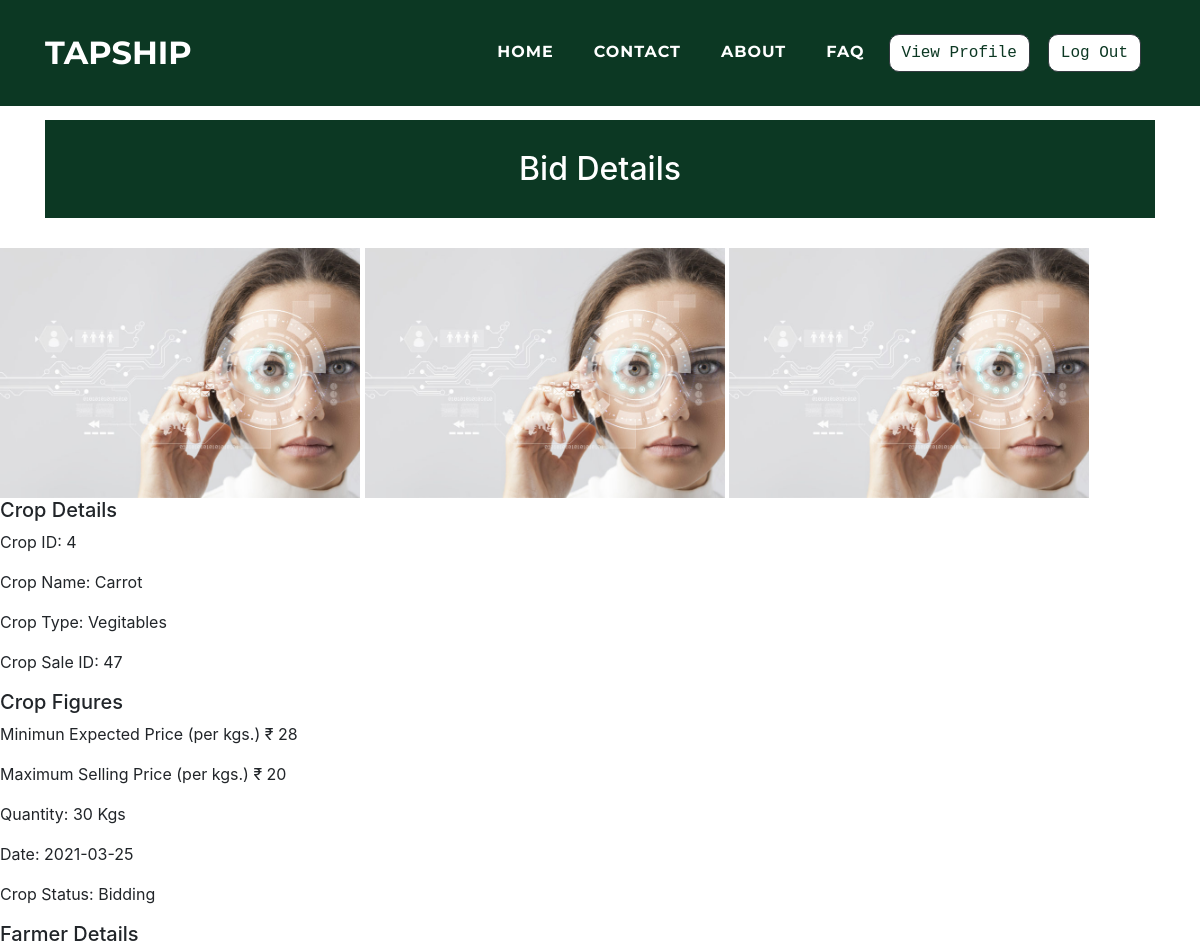
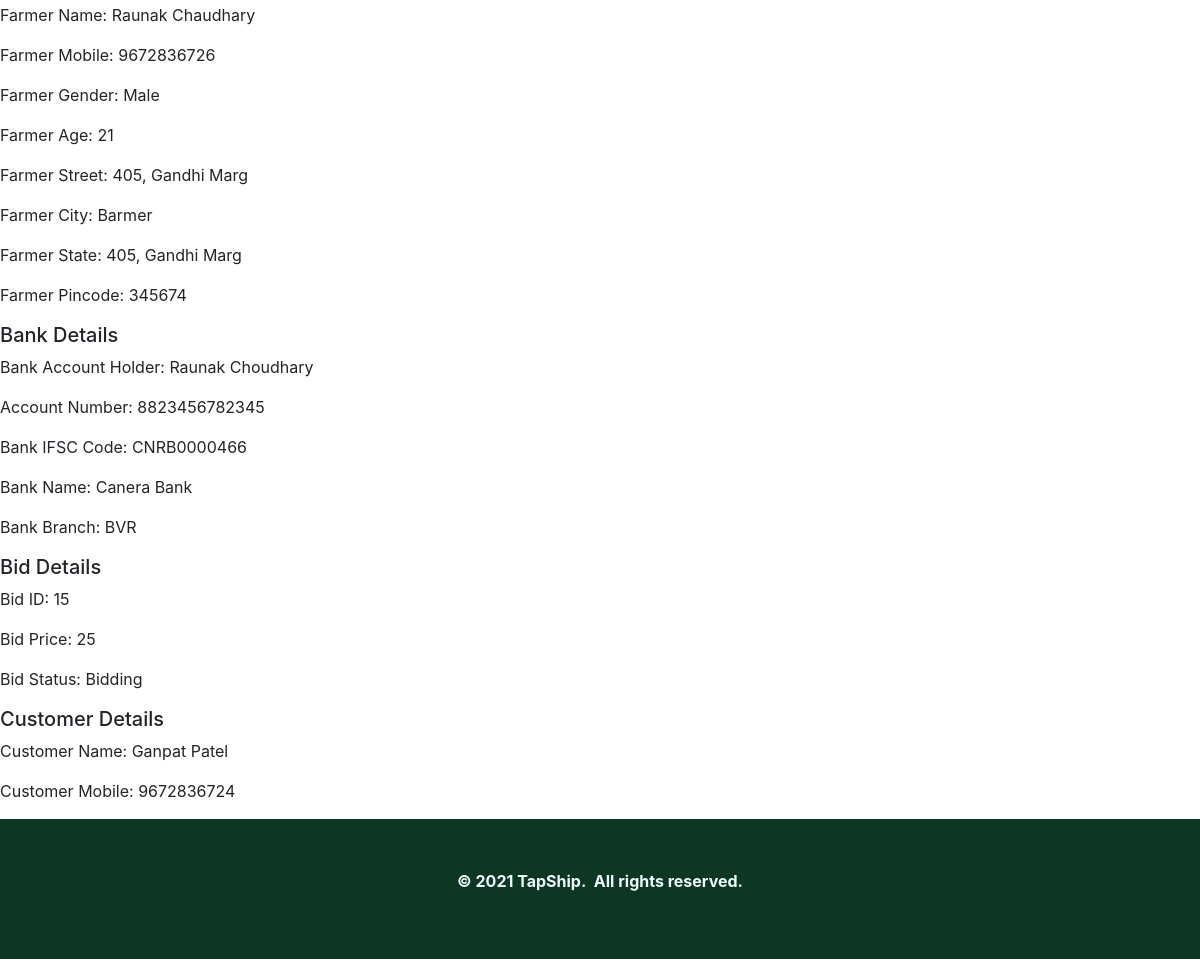
The app's page /customers/viewbiddetails.php (signed in) with its own data (2 pictures, top to bottom).
### tables this page shows
CREATE TABLE `cropsale` (
  `cr_id` int(11) NOT NULL,
  `cr_f_mobile` varchar(10) NOT NULL,
  `cr_cro_id` int(11) NOT NULL,
  `cr_quantity` varchar(10) NOT NULL,
  `cr_img1` varchar(500) NOT NULL,
  `cr_img2` varchar(500) NOT NULL,
  `cr_img3` varchar(500) NOT NULL,
  `cr_mep` varchar(10) NOT NULL,
  `cr_date` date NOT NULL,
  `cr_status` varchar(10) NOT NULL
);

CREATE TABLE `cropdetails` (
  `cro_id` int(11) NOT NULL,
  `cro_name` varchar(50) NOT NULL,
  `cro_type` varchar(25) NOT NULL,
  `cro_msp` float NOT NULL
);

CREATE TABLE `farmer` (
  `f_id` int(11) NOT NULL,
  `f_name` varchar(50) NOT NULL,
  `f_mobile` varchar(25) NOT NULL,
  `f_gender` varchar(25) NOT NULL,
  `f_age` varchar(10) NOT NULL,
  `f_street` varchar(50) NOT NULL,
  `f_city` varchar(25) NOT NULL,
  `f_state` varchar(25) NOT NULL,
  `f_pincode` varchar(10) NOT NULL,
  `f_aadhar` varchar(25) NOT NULL,
  `f_aadharpdf` varchar(500) NOT NULL,
  `f_pan` varchar(25) NOT NULL,
  `f_panpdf` varchar(500) NOT NULL,
  `f_photo` varchar(500) NOT NULL,
  `f_password` varchar(25) NOT NULL,
  `f_approve` varchar(10) NOT NULL,
  `f_bankholder` varchar(100) NOT NULL,
  `f_bankaccount` varchar(100) NOT NULL,
  `f_bankifsc` varchar(100) NOT NULL,
  `f_bankname` varchar(200) NOT NULL,
  `f_bankbranch` varchar(100) NOT NULL,
  `f_bankpassbook` varchar(200) NOT NULL
);

CREATE TABLE `cropbid` (
  `cb_id` int(11) NOT NULL,
  `cb_c_mobile` varchar(50) NOT NULL,
  `cb_f_mobile` varchar(50) NOT NULL,
  `cb_cr_id` int(11) NOT NULL,
  `cb_bidprice` int(11) NOT NULL,
  `cb_status` varchar(10) NOT NULL,
  `cb_transport` varchar(10) NOT NULL
);

CREATE TABLE `customer` (
  `c_id` int(11) NOT NULL,
  `c_name` varchar(100) NOT NULL,
  `c_mobile` varchar(25) NOT NULL,
  `c_contactname` varchar(50) NOT NULL,
  `c_gender` varchar(25) NOT NULL,
  `c_age` varchar(10) NOT NULL,
  `c_street` varchar(50) NOT NULL,
  `c_city` varchar(25) NOT NULL,
  `c_state` varchar(25) NOT NULL,
  `c_pincode` varchar(10) NOT NULL,
  `c_type` varchar(25) NOT NULL,
  `c_registration` varchar(100) NOT NULL,
  `c_aadhar` varchar(25) NOT NULL,
  `c_aadharpdf` varchar(100) NOT NULL,
  `c_pan` varchar(25) NOT NULL,
  `c_panpdf` varchar(100) NOT NULL,
  `c_photo` varchar(100) NOT NULL,
  `c_password` varchar(25) NOT NULL,
  `c_approve` varchar(100) NOT NULL
);

### customers/viewbiddetails.php (the view, shortened to what this page needs)
<?php
$res = $_SESSION["sessionid"];
$c_mobile= $res;
?>
<!doctype html>
        <html>
            <head>
				<link rel="stylesheet" href="../assets/bootstrap/css/bootstrap.min.css">
				<link rel="stylesheet" href="../assets/fonts/font-awesome.min.css">
				<link rel="stylesheet" href="../assets/fonts/ionicons.min.css">
				<link rel="stylesheet" href="../assets/css/Article-List.css">
				<link rel="stylesheet" href="../assets/css/Footer-Dark.css">
				<link rel="stylesheet" href="../assets/css/Highlight-Blue.css">
				<link rel="stylesheet" href="https://cdnjs.cloudflare.com/ajax/libs/animate.css/3.5.2/animate.min.css">
				<link rel="stylesheet" href="https://cdnjs.cloudflare.com/ajax/libs/aos/2.2.0/aos.css">
				<link rel="stylesheet" href="../assets/css/Login-Form-Clean.css">
				<link rel="stylesheet" href="../assets/css/table-style.css">
                <link rel="stylesheet" href="../assets/css/profile.css">
                <link href='https://maxcdn.bootstrapcdn.com/bootstrap/4.0.0/css/bootstrap.min.css' rel='stylesheet'>
                <link href='https://cdnjs.cloudflare.com/ajax/libs/MaterialDesign-Webfont/3.6.95/css/materialdesignicons.css' rel='stylesheet'>
            </head>
        <body oncontextmenu='return false' class='snippet-body'>
        <div class="page-content page-container" id="page-content">
		<nav class="navbar navbar-light navbar-expand-lg fixed-top text-uppercase" id="mainNav" style="background: #0c3823;">
        <div class="container">
            <a class="navbar-brand js-scroll-trigger" data-bs-hover-animate="pulse" href="../index.php" style="font-family: Montserrat, sans-serif;">TAPSHIP</a>
            <div class="collapse navbar-collapse"
                id="navbarResponsive">
                <ul class="nav navbar-nav ml-auto">
                    <li class="nav-item mx-0 mx-lg-1"><a class="nav-link py-3 px-0 px-lg-3 rounded js-scroll-trigger" data-bs-hover-animate="pulse" href="../index.php" style="filter: contrast(100%) grayscale(0%) hue-rotate(0deg) invert(0%) sepia(0%);">HOME</a></li>
                    <li class="nav-item mx-0 mx-lg-1"><a class="nav-link py-3 px-0 px-lg-3 rounded js-scroll-trigger" data-bs-hover-animate="pulse" href="../contact.php">CONTACT</a></li>
                    <li class="nav-item mx-0 mx-lg-1"><a class="nav-link py-3 px-0 px-lg-3 rounded js-scroll-trigger" data-bs-hover-animate="pulse" href="../about.php">ABOUT</a></li>
                    <li class="nav-item mx-0 mx-lg-1"><a class="nav-link py-3 px-0 px-lg-3 rounded js-scroll-trigger" data-bs-hover-animate="pulse" href="../faq.php">FAQ</a></li>
                    <li class="nav-item mx-0 mx-lg-1"><a href="../customers/profile.php"><button class="btn btn-dark text-monospace" data-bs-hover-animate="pulse" type="button" style="margin: 10px;background: rgb(255,255,255);color: #0c3823;margin-left: 0;border-radius: 10px;">View Profile</button></a></li>
                    <li class="nav-item mx-0 mx-lg-1"><a href="../farmers/logout-script.php"><button  class="btn btn-dark text-monospace" data-bs-hover-animate="pulse" type="button" style="margin: 10px;background: rgb(255,255,255);color: #0c3823;margin-left: 0;border-radius: 10px;">Log Out</button></a></li>
                </ul>
            </div>
        </div>
    </nav>
    <div class="features-boxed">
        <div class="container" style="background: #ffffff;">
            <div class="intro" style="background: #0c3823;margin-top: 120px;margin-bottom: 30px;">
                <h2 class="text-center" data-aos="fade" style="color: rgb(255,255,255);padding: 30px;margin-bottom: 0px;">Bid Details</h2>
            </div>
        </div>
    </div>
	<?php
$con=mysqli_connect("localhost","root","","tapship");
   $cb_id = $_GET['cb_id'];
    $q = "SELECT CD.cro_id, CD.cro_name, CD.cro_type, CD.cro_msp, CS.cr_id, CS.cr_f_mobile, CS.cr_cro_id, CS.cr_quantity, CS.cr_mep, CS.cr_date, CS.cr_status, CS.cr_img1, CS.cr_img2, CS.cr_img3, cs.cr_status, f.f_name, f.f_mobile, f.f_gender, f.f_age, f.f_street, f.f_city, f.f_state, f.f_pincode, f_bankholder, f_bankaccount, f_bankifsc, f_bankname, f_bankbranch, cb.cb_bidprice,  cb.cb_id, cb.cb_status, c.c_name, c.c_mobile FROM cropdetails CD, cropsale CS, farmer f, cropbid cb, customer c where CD.cro_id=CS.cr_cro_id AND cb.cb_c_mobile=c.c_mobile AND cb.cb_cr_id=cs.cr_id AND cb.cb_f_mobile=f.f_mobile AND cs.cr_status='1' AND cb.cb_c_mobile=$c_mobile";
   $result = mysqli_query($con,$q);
   while( $res=mysqli_fetch_assoc($result))
   {
       $cro_id =  $res['cro_id'];
       $cro_name =  $res['cro_name'];
       $cro_type =  $res['cro_type'];
       $cro_msp =  $res['cro_msp'];
       $cr_id = $res['cr_id'];
       $cr_quantity = $res['cr_quantity'];
       $cr_mep = $res['cr_mep'];
       $cr_date = $res['cr_date'];
       $cr_status = $res['cr_status'];
       $cr_img1 = $res['cr_img1'];
       $cr_img2 = $res['cr_img2'];
       $cr_img3 = $res['cr_img3'];
       $f_mobile = $res['f_mobile'];
       $f_name = $res['f_name'];
       $f_gender = $res['f_gender'];
       $f_age = $res['f_age'];
       $f_street = $res['f_street'];
       $f_city = $res['f_city'];
       $f_pincode = $res['f_pincode'];
       $f_bankholder = $res['f_bankholder'];
       $f_bankaccount = $res['f_bankaccount'];
       $f_bankifsc = $res['f_bankifsc'];
       $f_bankname = $res['f_bankname'];
       $f_bankbranch = $res['f_bankbranch'];
       $cb_id = $res['cb_id'];
       $cb_bidprice = $res['cb_bidprice'];
       $cb_status = $res['cb_status'];
       $c_name = $res['c_name'];
       $c_mobile =  $res['c_mobile'];
   }
?>
<img src="../farmers/<?php echo  $cr_img1;?>" width="30%">
<img src="../farmers/<?php echo  $cr_img2;?>" width="30%">
<img src="../farmers/<?php echo  $cr_img3;?>" width="30%">
<h5>Crop Details</h5>
<p>Crop ID: <?php echo $cro_id;?></P>
<p>Crop Name: <?php echo $cro_name;?></P>
<p>Crop Type: <?php echo $cro_type;?></P>
<p>Crop Sale ID: <?php echo $cr_id;?></P>
<h5>Crop Figures</h5>
<p>Minimun Expected Price (per kgs.) <?php echo '₹ ',$cr_mep;?></P>
<p>Maximum Selling Price (per kgs.) <?php echo '₹ ',$cro_msp;?></P>
<p>Quantity: <?php echo $cr_quantity,' Kgs';?></P>
<p>Date: <?php echo $cr_date;?></P>
<p>Crop Status: <?php if($cr_status=="0"){echo "Added";}else if($cr_status=="1"){echo "Bidding";}else if($cr_status=="2"){echo "Bid Accepted";}else if($cr_status=="3"){echo "Transport Pending";}else if($cr_status=="4"){echo "Deal Over";}  ?></P>
<h5>Farmer Details</h5>
<p>Farmer Name: <?php echo $f_name;?></P>
<p>Farmer Mobile: <?php echo $f_mobile;?></P>
<p>Farmer Gender: <?php echo $f_gender;?></P>
<p>Farmer Age: <?php echo $f_age;?></P>
<p>Farmer Street: <?php echo $f_street;?></P>
<p>Farmer City: <?php echo $f_city;?></P>
<p>Farmer State: <?php echo $f_street;?></P>
<p>Farmer Pincode: <?php echo $f_pincode;?></P>
<h5>Bank Details</h5>
<p>Bank Account Holder: <?php echo $f_bankholder;?></P>
<p>Account Number: <?php echo $f_bankaccount;?></P>
<p>Bank IFSC Code: <?php echo $f_bankifsc;?></P>
<p>Bank Name: <?php echo $f_bankname;?></P>
<p>Bank Branch: <?php echo $f_bankbranch;?></P>
<h5>Bid Details</h5>
<p>Bid ID: <?php echo $cb_id;?></P>
<p>Bid Price: <?php echo $cb_bidprice;?></P>
<p>Bid Status: <?php if($cb_status=="0"){echo "Bidding";}else if($cb_status=="1"){echo "Accepted";}else if($cb_status=="2"){echo "Bid Rejected";}?></P>
<h5>Customer Details</h5>
<p>Customer Name: <?php echo $c_name;?></P>
<p>Customer Mobile: <?php echo $c_mobile;?></P>
<div class="footer-dark" style="background: rgb(12,56,35);">
        <footer>
            <div class="container">
                <p style="text-align: center;"><strong>© 2021 TapShip.&nbsp; All rights reserved.</strong><br></p>
            </div>
        </footer>
 </div>
  </body>
</html>

### assets/css/Footer-Dark.css (style rules this page uses)
.footer-dark { padding: 50px 0; bottom: 0; color: #f0f9ff; background-color: #282d32; }

### assets/css/table-style.css (style rules this page uses)
body { margin:0; font-family: sans-serif; }
* { box-sizing: border-box; }

### assets/css/profile.css (style rules this page uses)
body { background-color: #f9f9fa; }

### records on screen
cropsale: cr_img1 (picture), cr_img2 (picture), cr_img3 (picture), cr_id "47", cr_mep "28", cr_quantity "30", cr_date "2021-03-25"
cropdetails: cro_id "4", cro_name "Carrot", cro_type "Vegitables", cro_msp "20"
farmer: f_name "Raunak Chaudhary", f_mobile "9672836726", f_gender "Male", f_age "21", f_street "405, Gandhi Marg", f_city "Barmer", f_pincode "345674", f_bankholder "Raunak Choudhary", f_bankaccount "8823456782345", f_bankifsc "CNRB0000466", f_bankname "Canera Bank", f_bankbranch "BVR"
cropbid: cb_id "15", cb_bidprice "25"
customer: c_name "Ganpat Patel", c_mobile "9672836724"
